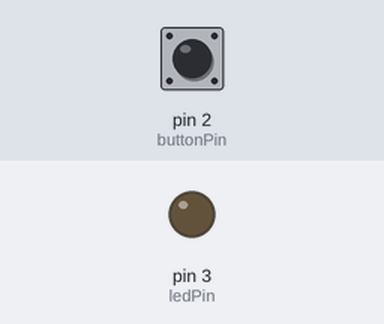
The sketch below on a simulated Arduino Uno, built with avr-gcc and run on an emulated ATmega328P. On the bench: output pins drawn as LEDs (lit = HIGH). Dashed ring = blinking. The inputs (shaded band) are chosen by the test bench; at power-on: pin 2 (buttonPin) HIGH.

Above: at 1.2 s.
1.3 s: pin 2 (buttonPin) pulled LOW for 0.15 s
At 3.1 s:
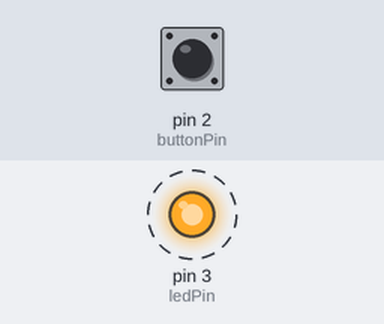
Timing chart, 0 to 10.4 s (numbered marks = the images above; inputs shaded):
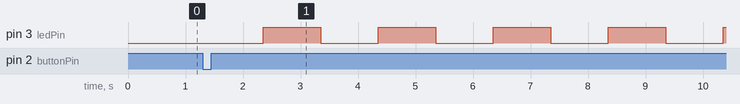

Measured:
- after the input at 1.3 s, pin 3 (ledPin): alternates HIGH for 1.0 s and LOW for 1.0 s, starting after 1.0 s

The sketch:

2.ino
```cpp
const int buttonPin = 2;
const int ledPin = 3;

int buttonState = HIGH;
int lastButtonState = HIGH;
int mode = 0;

bool ledState = false;
unsigned long lastBlinkTime = 0;
unsigned long blinkInterval = 1000;

void setup() {
  pinMode(ledPin, OUTPUT);
  pinMode(buttonPin, INPUT_PULLUP);
  digitalWrite(ledPin, HIGH);
}

void loop() {
  checkButton();
  updateLED();
}

void checkButton() {
  buttonState = digitalRead(buttonPin);

  if (lastButtonState == HIGH && buttonState == LOW) {
    mode++;
    if (mode > 3) mode = 0;
    delay(50);
  }

  lastButtonState = buttonState;
}

void updateLED() {
  if (mode == 0) {
    digitalWrite(ledPin, LOW);
  } else {
    if (mode == 1) blinkInterval = 1000;
    else if (mode == 2) blinkInterval = 500;
    else blinkInterval = 200;

    unsigned long currentTime = millis();
    if (currentTime - lastBlinkTime >= blinkInterval) {
      ledState = !ledState;
      digitalWrite(ledPin, ledState ? LOW : HIGH);
      lastBlinkTime = currentTime;
    }
  }
}
```
